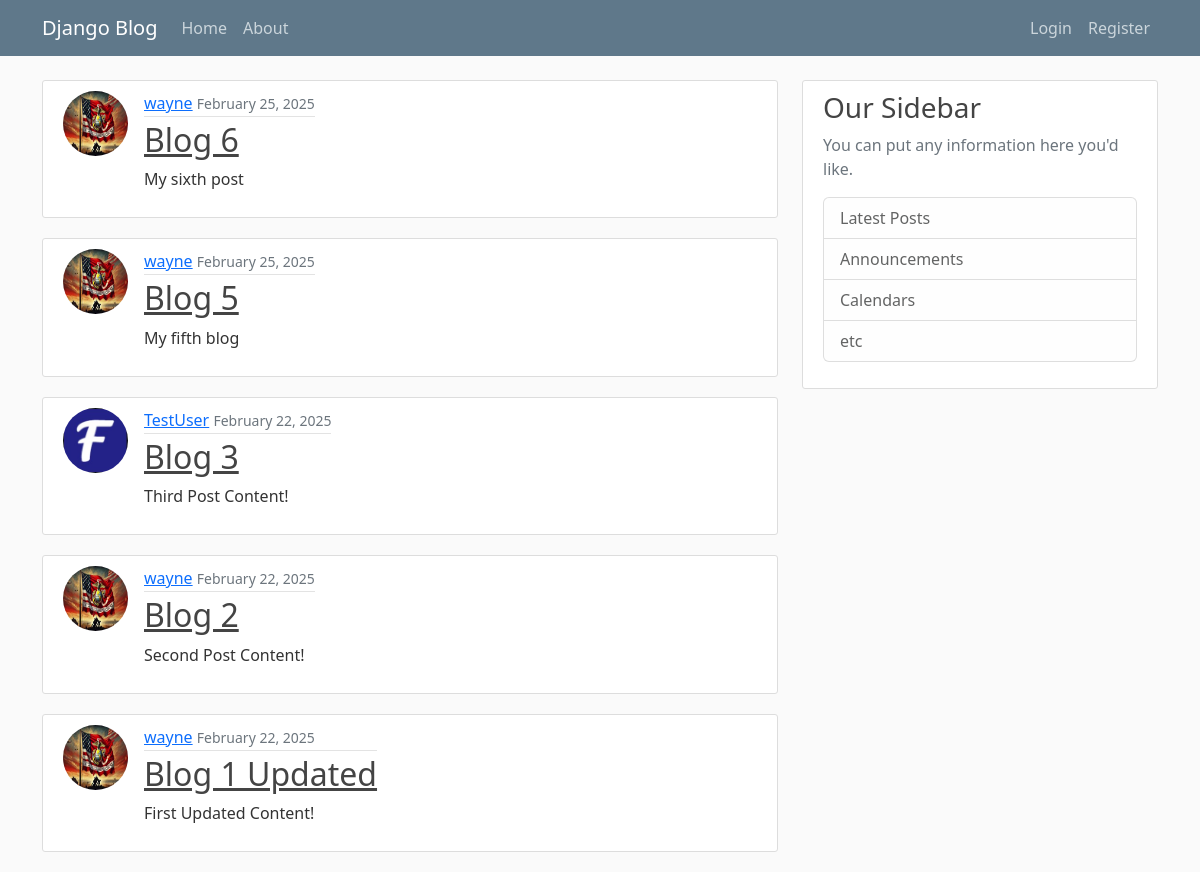
/, run on an earlier commit of the app's database.
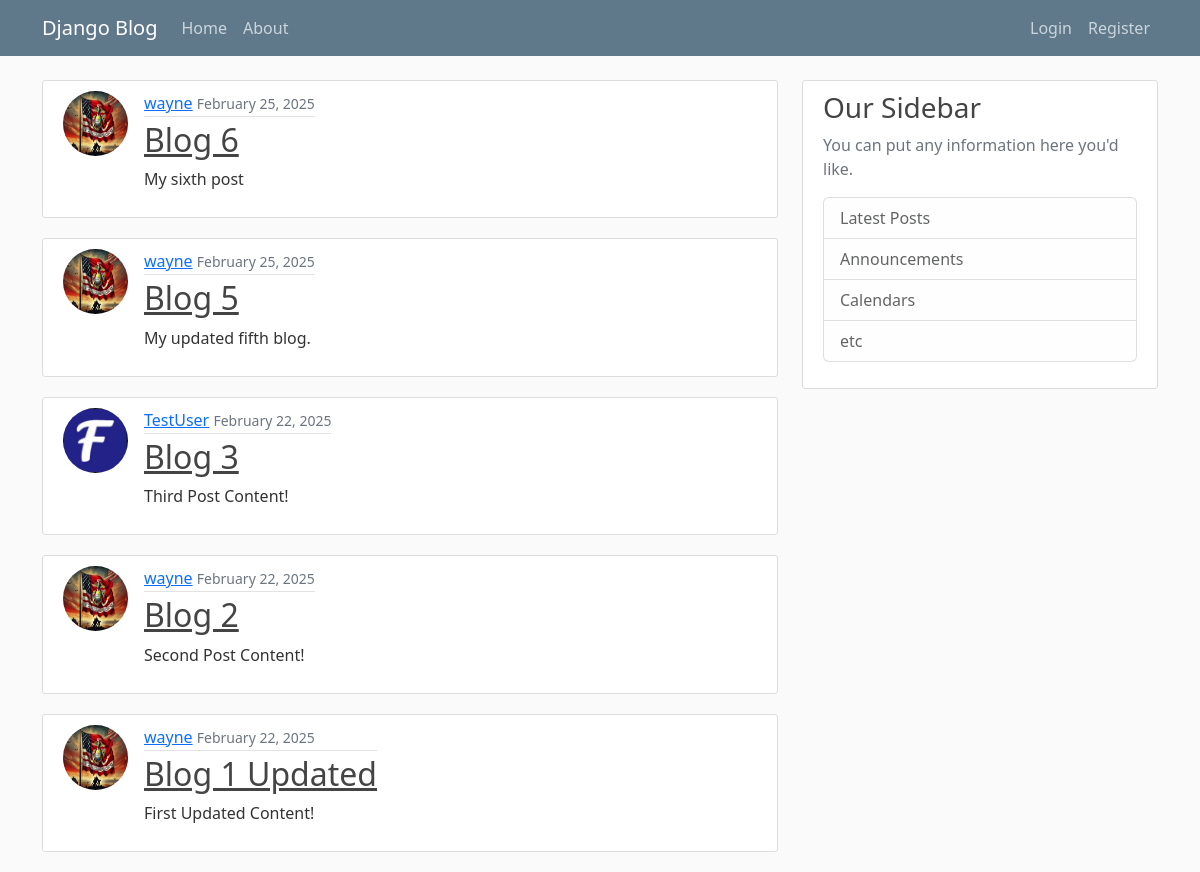
And on a later commit of the database.
### blog/models.py (models this page shows, shortened)
class Post(models.Model):
    title = models.CharField(max_length=100)
    content = models.TextField()
    date_posted = models.DateTimeField(default=timezone.now)
    author = models.ForeignKey(User, on_delete=models.CASCADE)

### users/models.py (models this page shows, shortened)
class Profile(models.Model):
    user = models.OneToOneField(User, on_delete=models.CASCADE)
    image = models.ImageField(default='main.jpg', upload_to='profile_pics')

### blog/views.py (the view)
# urls.py: path('', PostListView.as_view(), name='blog-home'),
class PostListView(ListView):
    model = Post
    template_name = 'blog/home.html'
    context_object_name = 'posts'
    ordering = ['-date_posted']

### blog/templates/blog/home.html
{% extends "blog/base.html" %}
{% block content %}
    {% for post in posts %}
    <article class="media content-section">
      <div class="d-flex align-items-start">
        <img class="rounded-circle me-3 article-img" src="{{ post.author.profile.image.url }}" alt="">
          <div class="media-body">
            <div class="article-metadata">
              <a class="mr-2" href="#">{{ post.author }}</a>
              <small class="text-muted">{{ post.date_posted|date:"F d, Y" }}</small>
            </div>
            <h2><a class="article-title" href="{% url 'post-detail' post.id %}">{{ post.title }}</a></h2>
            <p class="article-content">{{ post.content }}</p>
          </div>
      </div>
      </article>
    {% endfor %}
{% endblock content %}

What changed in the data, as far as the page shows it:
changed Post "Blog 5": content "My fifth blog" → "My updated fifth blog."
